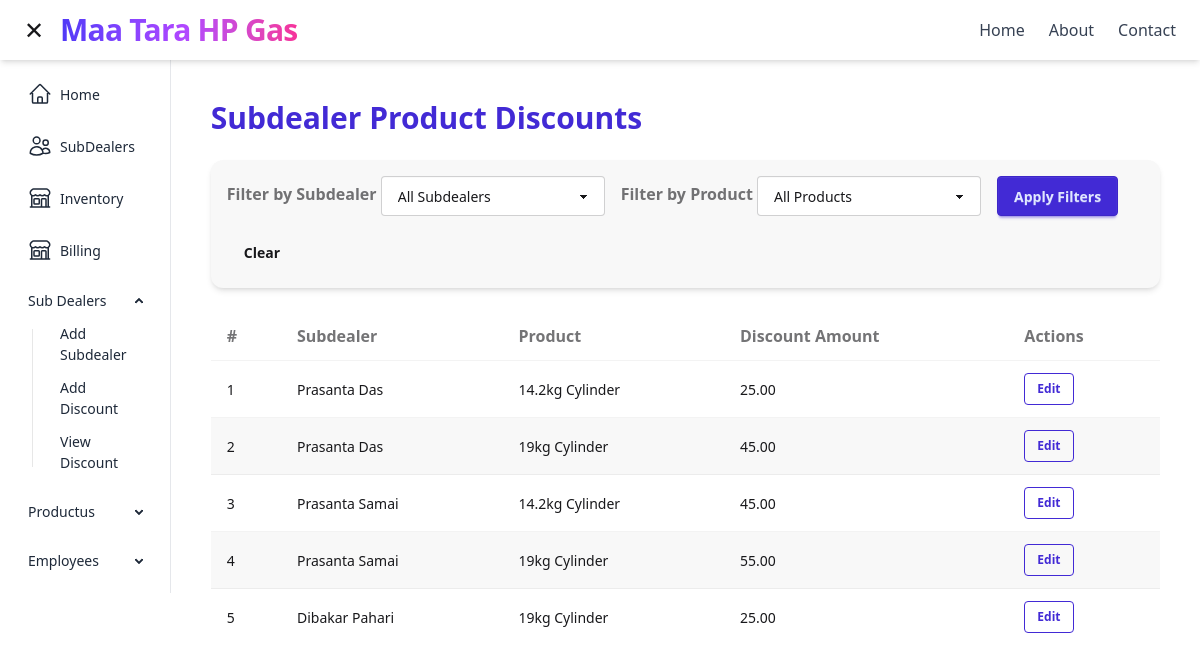
Before: /subdealers/view-discounts/ with the older database file.
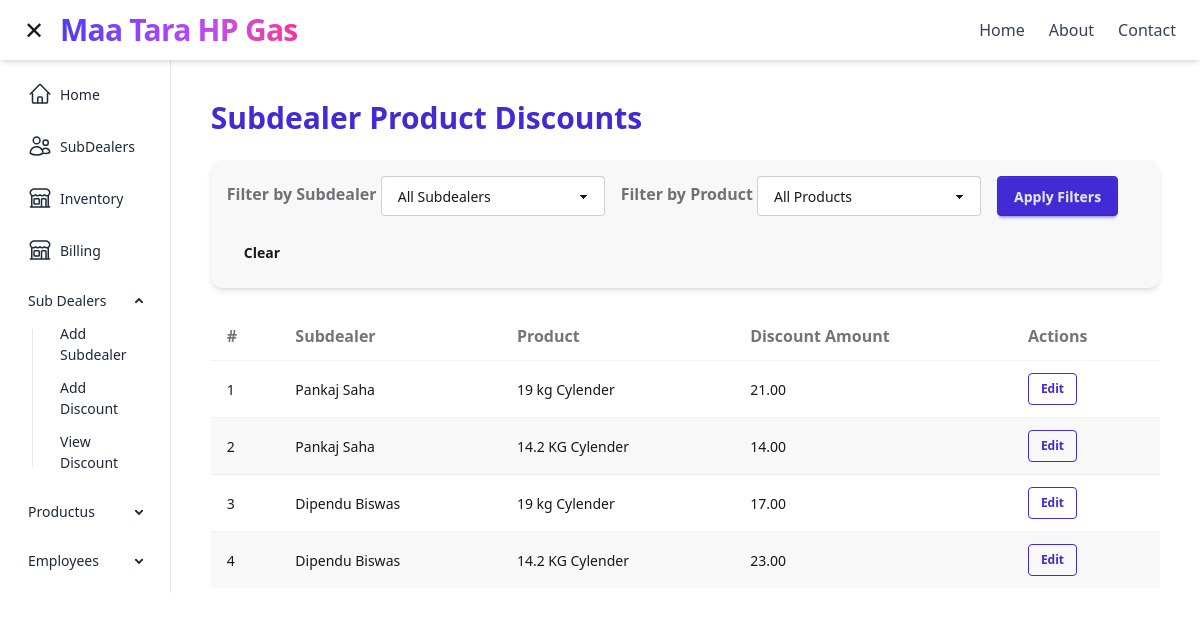
After: the same page with the newer database file.
### SubDealers/models.py (models this page shows, shortened)
class SubDealerSKUDiscount(models.Model):
    subdealer = models.ForeignKey(Subdealer, on_delete=models.CASCADE)
    product = models.ForeignKey(ProductInventory, on_delete=models.CASCADE)
    product_discount = models.DecimalField(max_digits=5, decimal_places=2)
    class Meta:
        db_table = "SubDealer_SKU_Discount"
        unique_together = ('subdealer', 'product')

class Subdealer(models.Model):
    name = models.CharField(max_length=100, help_text="Name of the subdealer")
    subdealerCode = models.CharField(max_length=50,unique=True,help_text="Unique Subdealer Code")
    phone_number = models.CharField(
        max_length=15, help_text="Phone number of the subdealer"
    )
    address = models.TextField(help_text="Address of the subdealer")
    class Meta:
        db_table = "SubDealers"

### inventory/models.py (models this page shows, shortened)
class ProductInventory(models.Model):
    product_name = models.CharField(max_length=100)
    product_quantity = models.IntegerField(default=0)
    product_price = models.DecimalField(max_digits=10, decimal_places=2,help_text="MRP of the Product")
    in_stock = models.BooleanField(default=False)
    buy_price = models.DecimalField(max_digits=10, decimal_places=2,help_text="Buying Price of the Product")
    class Meta:
        db_table = "product_inventory"

### SubDealers/views.py (the view)
# urls.py: path("view-discounts/", views.view_subdealer_discounts, name="view_subdealer_discounts"),
def view_subdealer_discounts(request):
    subdealer_filter = request.GET.get("subdealer")
    product_filter = request.GET.get("product")
    discounts = SubDealerSKUDiscount.objects.select_related("subdealer", "product").all()
    if subdealer_filter:
        discounts = discounts.filter(subdealer__id=subdealer_filter)
    if product_filter:
        discounts = discounts.filter(product__id=product_filter)
    subdealers = Subdealer.objects.all()
    products = ProductInventory.objects.all()
    context = {
        "discounts": discounts,
        "subdealers": subdealers,
        "products": products,
        "selected_subdealer": subdealer_filter,
        "selected_product": product_filter,
    }
    return render(request, "SubDealers/view_subdealer_discounts.html", context)

### templates/SubDealers/view_subdealer_discounts.html (shortened to what this page needs)
{% extends 'layout.html' %}
{% load static %}
{% block content %}
<div class="p-6">
  <h2 class="text-3xl font-bold mb-6 text-primary">Subdealer Product Discounts</h2>
  <form method="get" class="flex flex-wrap gap-4 items-end bg-base-200 p-4 rounded-xl mb-6 shadow-md">
    <div>
      <label class="label font-semibold">Filter by Subdealer</label>
      <select name="subdealer" class="select select-bordered w-56">
        <option value="">All Subdealers</option>
      </select>
    </div>
    <div>
      <label class="label font-semibold">Filter by Product</label>
      <select name="product" class="select select-bordered w-56">
        <option value="">All Products</option>
      </select>
    </div>
    <button type="submit" class="btn btn-primary">Apply Filters</button>
    <a href="{% url 'view_subdealer_discounts' %}" class="btn btn-ghost">Clear</a>
  </form>
  <div class="overflow-x-auto">
    <table class="table table-zebra w-full">
      <thead class="text-base font-semibold">
        <tr>
          <th>#</th>
          <th>Subdealer</th>
          <th>Product</th>
          <th>Discount Amount</th>
          <th>Actions</th>
        </tr>
      </thead>
      <tbody>
        {% for discount in discounts %}
        <tr class="hover">
          <td>{{ forloop.counter }}</td>
          <td>{{ discount.subdealer.name }}</td>
          <td>{{ discount.product.product_name }}</td>
          <td>{{ discount.product_discount }}</td>
          <td>
            <a href="{% url 'addSubDealersProductDiscount' %}?subdealer_code={{ discount.subdealer.subdealerCode }}&product_id={{ discount.product.id }}"
               class="btn btn-sm btn-outline btn-primary">
              Edit
            </a>
          </td>
        </tr>
        {% empty %}
        <tr>
          <td colspan="5" class="text-center text-gray-500 py-4">No discounts found</td>
        </tr>
        {% endfor %}
      </tbody>
    </table>
  </div>
</div>
{% endblock content %}

### templates/layout.html (shortened to what this page needs)
<!DOCTYPE html>
{% load static %}
<html lang="en">
<head>
    <link rel="stylesheet" href="{% static 'src/output.css' %}" />
</head>
<body>
    <main>
        <section>{% include "components/header.html" %}</section>
        <section class="flex">
            <section id="sidebarContainer" class="transition-all duration-300 overflow-hidden w-1/6">
                {% include "components/sidebar.html" %}
            </section>
            <section id="content" class="p-4 w-full">
                {% block content %}
                {% endblock content %}
            </section>
        </section>
    </main>
</body>
</html>

### templates/components/header.html (shortened to what this page needs)
<header class="bg-white shadow-md flex justify-between items-center px-6 h-[60px] sticky top-0 z-50">
    <span class="flex items-center gap-4">
        <span id="hamburger" onclick="toggleSidebar()" class="cursor-pointer text-2xl w-5">✕</span>
                <h1 class="text-3xl font-extrabold bg-gradient-to-r from-indigo-600 via-purple-500 to-pink-500
                   text-transparent bg-clip-text tracking-tight">
        </h1>
    </span>
    <nav class="hidden md:flex gap-6 text-gray-700 font-medium">
        <a href="/" class="hover:text-indigo-600 transition">Home</a>
        <a href="/about" class="hover:text-indigo-600 transition">About</a>
        <a href="/contact" class="hover:text-indigo-600 transition">Contact</a>
    </nav>
</header>

### templates/components/sidebar.html (shortened to what this page needs)
<nav id="sidebar" class="bg-white text-gray-800 h-[calc(100vh-60px)] transform translate-x-0 transition-opacity duration-300 z-50 border-r border-gray-200">
  <ul class="p-4 space-y-4 menu rounded-box w-full">
    <li><a href="/">{% include "icons/home.svg" %} Home</a></li>
    <li><a href="#"> {% include "icons/users.svg" %} SubDealers</a></li>
    <li><a href="{% url 'manage_products' %}"> {% include "icons/inventory.svg" %} Inventory</a></li>
    <li><a href="{% url 'create_daily_sell_invoice' %}" target="_blank" > {% include "icons/inventory.svg" %} Billing</a></li>
    <li>
      <details open class="group">
        <summary onclick="handleDetailsToggle(event)">Sub Dealers</summary>
        <ul class="pl-4">
          <li><a href="{% url 'CreateNewSubDealers' %}">Add Subdealer</a></li>
          <li><a href="{% url 'addSubDealersProductDiscount' %}">Add Discount</a></li>
          <li><a href="{% url 'view_subdealer_discounts' %}">View Discount</a></li>
        </ul>
      </details>
    </li>
    <li>
      <details class="group">
        <summary onclick="handleDetailsToggle(event)">Productus</summary>
      </details>
    </li>
        <li>
      <details class="group">
        <summary onclick="handleDetailsToggle(event)">Employees</summary>
      </details>
    </li>
  </ul>
</nav>

Changed rows visible on the page:
removed SubDealerSKUDiscount: subdealer.name "Dibakar Pahari", product.product_name "19kg Cylinder", product_discount "25.00"
changed SubDealerSKUDiscount (number 1 of 4 on the later page): subdealer.name "Prasanta Das" → "Pankaj Saha"; product.product_name "14.2kg Cylinder" → "19 kg Cylender"; product_discount "25.00" → "21.00"
changed SubDealerSKUDiscount (number 2 of 4 on the later page): subdealer.name "Prasanta Das" → "Pankaj Saha"; product.product_name "19kg Cylinder" → "14.2 KG Cylender"; product_discount "45.00" → "14.00"
changed SubDealerSKUDiscount (number 3 of 4 on the later page): subdealer.name "Prasanta Samai" → "Dipendu Biswas"; product.product_name "14.2kg Cylinder" → "19 kg Cylender"; product_discount "45.00" → "17.00"
changed SubDealerSKUDiscount (number 4 of 4 on the later page): subdealer.name "Prasanta Samai" → "Dipendu Biswas"; product.product_name "19kg Cylinder" → "14.2 KG Cylender"; product_discount "55.00" → "23.00"
